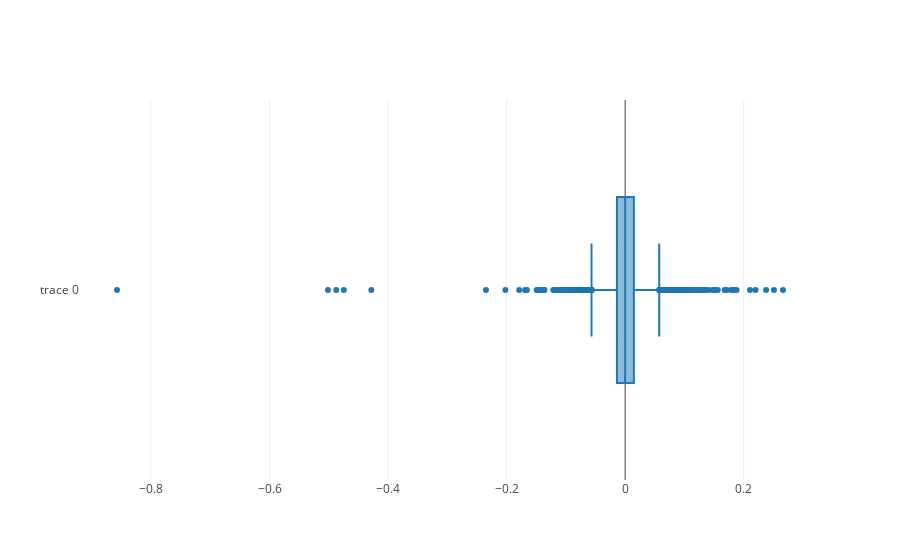

Notebook code for this chart:
### Markdown cell above
## Box plot

### Code cell
trace = go.Box(x=opening_price.pct_change())

data = [trace]
figure = dict(data=data)
iplot(figure)

### Figure 1 — Plotly figure (JSON) as saved in the notebook; plotly's stock layout.template omitted (floating-point values rounded to 4 significant figures; data arrays with more than 128 entries replaced by an {"elided": "..."} marker saying what was removed)
{"data": [{"type": "box", "uid": "14f7afa4-ea17-474d-b715-06211df6bfd3", "x": {"elided": "9400 float values"}}], "layout": {}}
